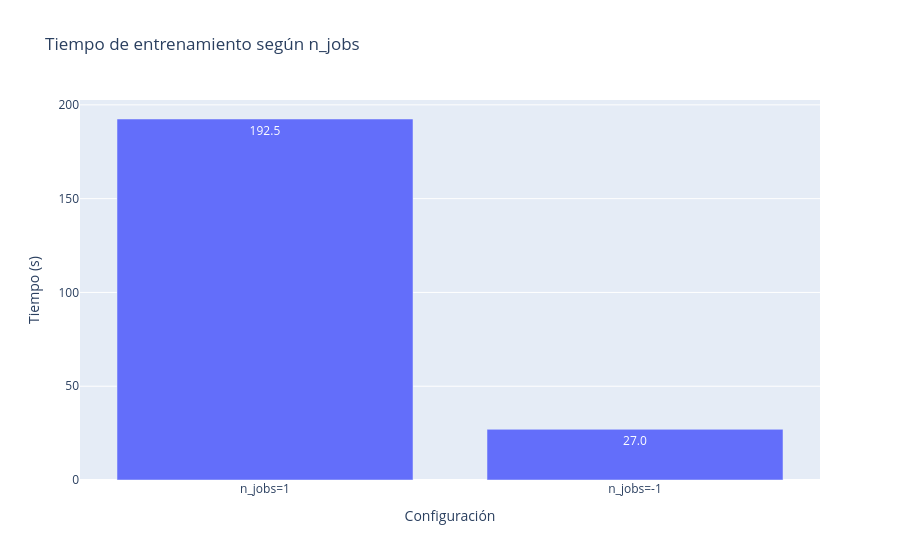
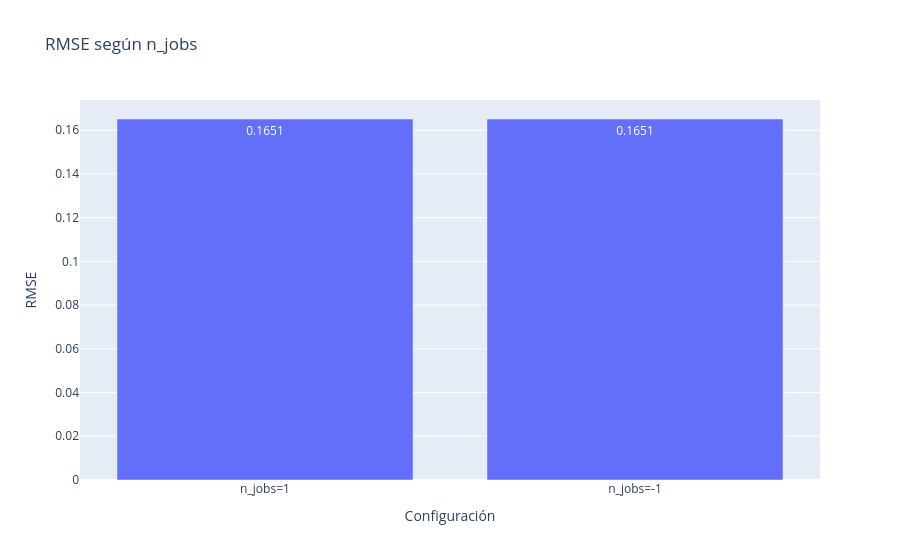

Notebook cell for these charts, in order:
### Code cell
# Gráficos de tiempos y RMSE
df_perf = pd.DataFrame(
    {
        "configuracion": ["n_jobs=1", "n_jobs=-1"],
        "tiempo_s": [time_1job, time_all_jobs],
        "rmse": [rmse_1, rmse_all],
    }
)

px.bar(
    df_perf,
    x="configuracion",
    y="tiempo_s",
    title="Tiempo de entrenamiento según n_jobs",
    labels={"tiempo_s": "Tiempo (s)", "configuracion": "Configuración"},
    text_auto=".1f",
).show()

px.bar(
    df_perf,
    x="configuracion",
    y="rmse",
    title="RMSE según n_jobs",
    labels={"rmse": "RMSE", "configuracion": "Configuración"},
    text_auto=".4f",
).show()

### Figure 1 — Plotly figure (JSON) as saved in the notebook; plotly's stock layout.template omitted (floating-point values rounded to 4 significant figures)
{"data": [{"hovertemplate": "Configuración=%{x}<br>Tiempo (s)=%{y}<extra></extra>", "legendgroup": "", "marker": {"color": "#636efa", "pattern": {"shape": ""}}, "name": "", "orientation": "v", "showlegend": false, "textposition": "auto", "texttemplate": "%{y:.1f}", "type": "bar", "x": ["n_jobs=1", "n_jobs=-1"], "xaxis": "x", "y": [192.5, 27.02], "yaxis": "y"}], "layout": {"barmode": "relative", "legend": {"tracegroupgap": 0}, "title": {"text": "Tiempo de entrenamiento según n_jobs"}, "xaxis": {"anchor": "y", "domain": [0, 1], "title": {"text": "Configuración"}}, "yaxis": {"anchor": "x", "domain": [0, 1], "title": {"text": "Tiempo (s)"}}}}

### Figure 2 — Plotly figure (JSON) as saved in the notebook; plotly's stock layout.template omitted (floating-point values rounded to 4 significant figures)
{"data": [{"hovertemplate": "Configuración=%{x}<br>RMSE=%{y}<extra></extra>", "legendgroup": "", "marker": {"color": "#636efa", "pattern": {"shape": ""}}, "name": "", "orientation": "v", "showlegend": false, "textposition": "auto", "texttemplate": "%{y:.4f}", "type": "bar", "x": ["n_jobs=1", "n_jobs=-1"], "xaxis": "x", "y": [0.1651, 0.1651], "yaxis": "y"}], "layout": {"barmode": "relative", "legend": {"tracegroupgap": 0}, "title": {"text": "RMSE según n_jobs"}, "xaxis": {"anchor": "y", "domain": [0, 1], "title": {"text": "Configuración"}}, "yaxis": {"anchor": "x", "domain": [0, 1], "title": {"text": "RMSE"}}}}
